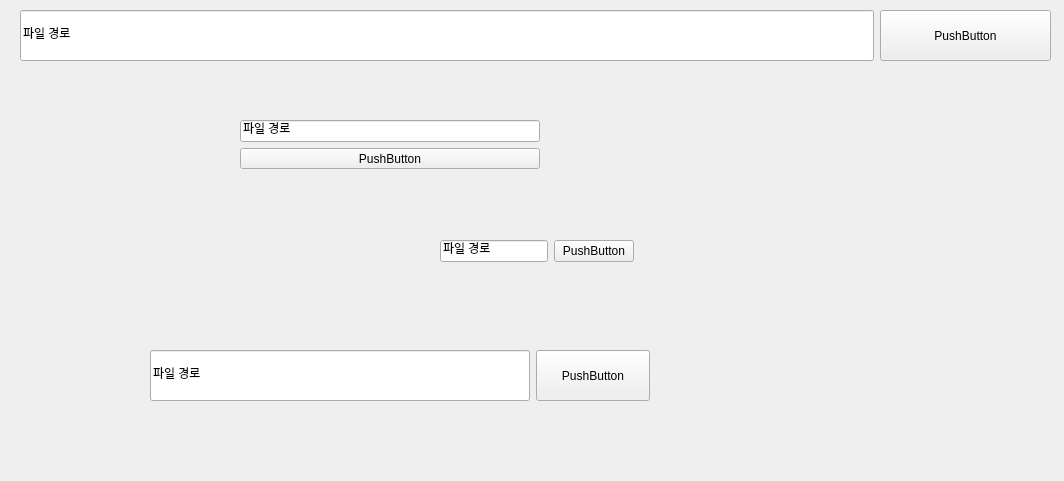
<?xml version="1.0" encoding="UTF-8"?>
<ui version="4.0">
 <class>Form</class>
 <widget class="QWidget" name="Form">
  <property name="geometry">
   <rect>
    <x>0</x>
    <y>0</y>
    <width>1064</width>
    <height>481</height>
   </rect>
  </property>
  <property name="windowTitle">
   <string>Form</string>
  </property>
  <widget class="QWidget" name="verticalLayoutWidget">
   <property name="geometry">
    <rect>
     <x>240</x>
     <y>120</y>
     <width>300</width>
     <height>49</height>
    </rect>
   </property>
   <property name="maximumSize">
    <size>
     <width>500</width>
     <height>6020</height>
    </size>
   </property>
   <layout class="QVBoxLayout" name="verticalLayout">
    <item>
     <widget class="QLineEdit" name="lineEdit_Path_3">
      <property name="sizePolicy">
       <sizepolicy hsizetype="Preferred" vsizetype="Expanding">
        <horstretch>0</horstretch>
        <verstretch>0</verstretch>
       </sizepolicy>
      </property>
      <property name="maximumSize">
       <size>
        <width>500</width>
        <height>6020</height>
       </size>
      </property>
      <property name="contextMenuPolicy">
       <enum>Qt::ActionsContextMenu</enum>
      </property>
      <property name="acceptDrops">
       <bool>true</bool>
      </property>
      <property name="layoutDirection">
       <enum>Qt::RightToLeft</enum>
      </property>
      <property name="text">
       <string>파일 경로</string>
      </property>
     </widget>
    </item>
    <item>
     <widget class="QPushButton" name="pushButton_3">
      <property name="sizePolicy">
       <sizepolicy hsizetype="Minimum" vsizetype="Expanding">
        <horstretch>0</horstretch>
        <verstretch>0</verstretch>
       </sizepolicy>
      </property>
      <property name="maximumSize">
       <size>
        <width>500</width>
        <height>6020</height>
       </size>
      </property>
      <property name="text">
       <string>PushButton</string>
      </property>
     </widget>
    </item>
   </layout>
  </widget>
  <widget class="QWidget" name="horizontalLayoutWidget">
   <property name="geometry">
    <rect>
     <x>440</x>
     <y>240</y>
     <width>500</width>
     <height>71</height>
    </rect>
   </property>
   <property name="maximumSize">
    <size>
     <width>500</width>
     <height>6020</height>
    </size>
   </property>
   <layout class="QHBoxLayout" name="horizontalLayout">
    <property name="sizeConstraint">
     <enum>QLayout::SetFixedSize</enum>
    </property>
    <item>
     <widget class="QLineEdit" name="lineEdit_Path_4">
      <property name="sizePolicy">
       <sizepolicy hsizetype="Expanding" vsizetype="Expanding">
        <horstretch>100</horstretch>
        <verstretch>0</verstretch>
       </sizepolicy>
      </property>
      <property name="maximumSize">
       <size>
        <width>1200</width>
        <height>6020</height>
       </size>
      </property>
      <property name="contextMenuPolicy">
       <enum>Qt::ActionsContextMenu</enum>
      </property>
      <property name="acceptDrops">
       <bool>true</bool>
      </property>
      <property name="layoutDirection">
       <enum>Qt::RightToLeft</enum>
      </property>
      <property name="text">
       <string>파일 경로</string>
      </property>
     </widget>
    </item>
    <item>
     <widget class="QPushButton" name="pushButton_4">
      <property name="sizePolicy">
       <sizepolicy hsizetype="Expanding" vsizetype="Expanding">
        <horstretch>0</horstretch>
        <verstretch>0</verstretch>
       </sizepolicy>
      </property>
      <property name="maximumSize">
       <size>
        <width>900</width>
        <height>900</height>
       </size>
      </property>
      <property name="text">
       <string>PushButton</string>
      </property>
     </widget>
    </item>
   </layout>
  </widget>
  <widget class="QWidget" name="horizontalLayoutWidget_2">
   <property name="geometry">
    <rect>
     <x>150</x>
     <y>350</y>
     <width>500</width>
     <height>51</height>
    </rect>
   </property>
   <property name="maximumSize">
    <size>
     <width>500</width>
     <height>6020</height>
    </size>
   </property>
   <layout class="QHBoxLayout" name="horizontalLayout_2">
    <property name="sizeConstraint">
     <enum>QLayout::SetMaximumSize</enum>
    </property>
    <item>
     <widget class="QLineEdit" name="lineEdit_Path_5">
      <property name="sizePolicy">
       <sizepolicy hsizetype="Expanding" vsizetype="Expanding">
        <horstretch>100</horstretch>
        <verstretch>0</verstretch>
       </sizepolicy>
      </property>
      <property name="maximumSize">
       <size>
        <width>1200</width>
        <height>6020</height>
       </size>
      </property>
      <property name="contextMenuPolicy">
       <enum>Qt::ActionsContextMenu</enum>
      </property>
      <property name="acceptDrops">
       <bool>true</bool>
      </property>
      <property name="layoutDirection">
       <enum>Qt::RightToLeft</enum>
      </property>
      <property name="text">
       <string>파일 경로</string>
      </property>
     </widget>
    </item>
    <item>
     <widget class="QPushButton" name="pushButton_5">
      <property name="sizePolicy">
       <sizepolicy hsizetype="Preferred" vsizetype="Expanding">
        <horstretch>30</horstretch>
        <verstretch>0</verstretch>
       </sizepolicy>
      </property>
      <property name="maximumSize">
       <size>
        <width>900</width>
        <height>900</height>
       </size>
      </property>
      <property name="text">
       <string>PushButton</string>
      </property>
     </widget>
    </item>
   </layout>
  </widget>
  <widget class="QWidget" name="horizontalLayoutWidget_3">
   <property name="geometry">
    <rect>
     <x>20</x>
     <y>10</y>
     <width>1031</width>
     <height>51</height>
    </rect>
   </property>
   <layout class="QHBoxLayout" name="horizontalLayout_3">
    <item>
     <widget class="QLineEdit" name="lineEdit_Path_6">
      <property name="sizePolicy">
       <sizepolicy hsizetype="Expanding" vsizetype="Expanding">
        <horstretch>100</horstretch>
        <verstretch>0</verstretch>
       </sizepolicy>
      </property>
      <property name="maximumSize">
       <size>
        <width>1200</width>
        <height>6020</height>
       </size>
      </property>
      <property name="contextMenuPolicy">
       <enum>Qt::ActionsContextMenu</enum>
      </property>
      <property name="acceptDrops">
       <bool>true</bool>
      </property>
      <property name="layoutDirection">
       <enum>Qt::RightToLeft</enum>
      </property>
      <property name="text">
       <string>파일 경로</string>
      </property>
     </widget>
    </item>
    <item>
     <widget class="QPushButton" name="pushButton_6">
      <property name="sizePolicy">
       <sizepolicy hsizetype="Fixed" vsizetype="Fixed">
        <horstretch>20</horstretch>
        <verstretch>0</verstretch>
       </sizepolicy>
      </property>
      <property name="maximumSize">
       <size>
        <width>800</width>
        <height>900</height>
       </size>
      </property>
      <property name="text">
       <string>PushButton</string>
      </property>
     </widget>
    </item>
   </layout>
  </widget>
 </widget>
 <resources/>
 <connections/>
</ui>
